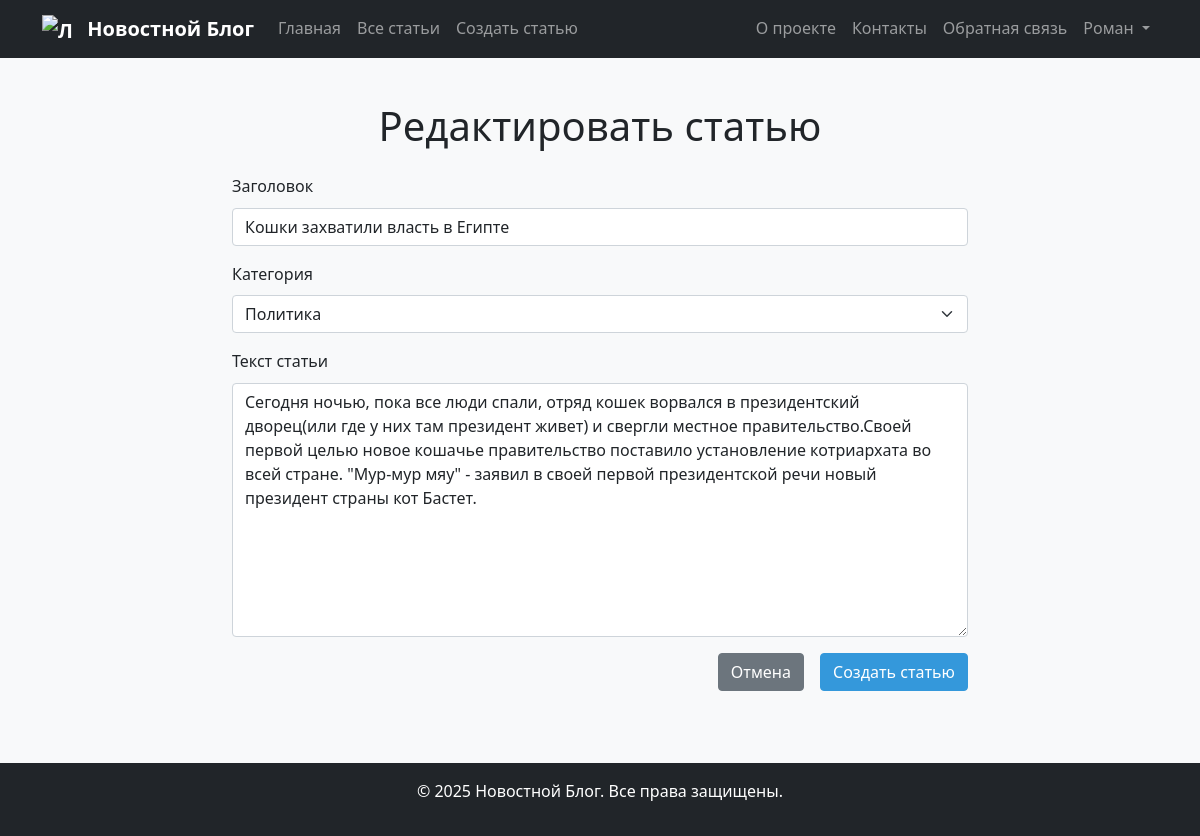
Page /edit-article/2 (signed in) on the committed database.
### models.py (models this page shows, shortened)
class User(UserMixin, db.Model):
    id = db.Column(db.Integer, primary_key=True)
    name = db.Column(db.String(100), nullable=False)
    email = db.Column(db.String(100), unique=True, nullable=False)
    hashed_password = db.Column(db.String(200), nullable=False)
    created_date = db.Column(db.DateTime, default=datetime.utcnow)
    articles = db.relationship('Article', backref='author', lazy=True)
    comments = db.relationship('Comment', backref='author', lazy=True)

class Article(db.Model):
    id = db.Column(db.Integer, primary_key=True)
    title = db.Column(db.String(200), nullable=False)
    text = db.Column(db.Text, nullable=False)
    category = db.Column(db.String(50), default='general')
    created_date = db.Column(db.DateTime, default=datetime.utcnow)
    user_id = db.Column(db.Integer, db.ForeignKey('user.id'), nullable=False)
    comments = db.relationship('Comment', backref='article', lazy=True, cascade='all, delete-orphan', order_by='Comment.date.desc()')

### app.py (the view, shortened to what this page needs)
@app.route('/edit-article/<int:id>', methods=['GET', 'POST'])
@login_required
def edit_article(id):
    article = Article.query.get_or_404(id)
    if article.author != current_user:
        flash('Вы можете редактировать только свои статьи', 'danger')
        return redirect(url_for('articles'))
    form = ArticleForm()
    form.title.data = article.title
    form.text.data = article.text
    form.category.data = article.category
    return render_template('edit_article.html', form=form, article=article)

### forms.py
class ArticleForm(FlaskForm):
    title = StringField('Заголовок', validators=[
        DataRequired(message='Введите заголовок статьи'),
        Length(min=5, max=200, message='Заголовок должен быть от 5 до 200 символов')
    ])
    text = TextAreaField('Текст статьи', validators=[
        DataRequired(message='Введите текст статьи'),
        Length(min=10, message='Текст статьи должен быть не менее 10 символов')
    ])
    category = SelectField('Категория', choices=[
        ('general', 'Общее'),
        ('politics', 'Политика'),
        ('technology', 'Технологии'),
        ('sports', 'Спорт'),
        ('culture', 'Культура')
    ], validators=[DataRequired()])
    submit = SubmitField('Создать статью')

### app.py (called while the page is built)
@login_manager.user_loader
def load_user(user_id):
    return User.query.get(int(user_id))

@app.context_processor
def inject_current_date():
    return {'current_date': date.today()}

### templates/edit_article.html (shortened to what this page needs)
{% extends "base.html" %}
{% block content %}
<div class="row justify-content-center">
    <div class="col-md-8">
        <h1 class="text-center mb-4">Редактировать статью</h1>
        <form method="POST">
            <div class="mb-3">
                {{ form.title.label(class="form-label") }}
                {{ form.title(class="form-control") }}
            </div>
            <div class="mb-3">
                {{ form.category.label(class="form-label") }}
                {{ form.category(class="form-select") }}
            </div>
            <div class="mb-3">
                {{ form.text.label(class="form-label") }}
                {{ form.text(class="form-control", rows=10) }}
            </div>
            <div class="d-grid gap-2 d-md-flex justify-content-md-end">
                <a href="{{ url_for('news_article', id=article.id) }}" class="btn btn-secondary me-md-2">Отмена</a>
                {{ form.submit(class="btn btn-primary") }}
            </div>
        </form>
    </div>
</div>
{% endblock %}

### templates/base.html (shortened to what this page needs)
<!DOCTYPE html>
<html lang="ru">
<head>
    <link href="https://cdn.jsdelivr.net/npm/bootstrap@5.1.3/dist/css/bootstrap.min.css" rel="stylesheet">
    <link rel="stylesheet" href="{{ url_for('static', filename='css/style.css') }}">
</head>
<body>
    <nav class="navbar navbar-expand-lg navbar-dark bg-dark">
        <div class="container">
            <a class="navbar-brand" href="{{ url_for('index') }}">
                <img src="{{ url_for('static', filename='images/logo.png') }}" alt="Логотип Новостного Блога" width="30" height="30" class="d-inline-block align-text-top">
                Новостной Блог
            </a>
            <div class="collapse navbar-collapse" id="navbarNav">
                <ul class="navbar-nav me-auto">
                    <li class="nav-item">
                        <a class="nav-link" href="{{ url_for('index') }}">Главная</a>
                    </li>
                    <li class="nav-item">
                        <a class="nav-link" href="{{ url_for('articles') }}">Все статьи</a>
                    </li>
                    {% if current_user.is_authenticated %}
                    <li class="nav-item">
                        <a class="nav-link" href="{{ url_for('create_article') }}">Создать статью</a>
                    </li>
                    {% endif %}
                </ul>
                <ul class="navbar-nav ms-auto">
                    <li class="nav-item">
                        <a class="nav-link" href="{{ url_for('about') }}">О проекте</a>
                    </li>
                    <li class="nav-item">
                        <a class="nav-link" href="{{ url_for('contact') }}">Контакты</a>
                    </li>
                    <li class="nav-item">
                        <a class="nav-link" href="{{ url_for('feedback') }}">Обратная связь</a>
                    </li>
                    {% if current_user.is_authenticated %}
                    <li class="nav-item dropdown">
                        <a class="nav-link dropdown-toggle" href="#" id="navbarDropdown" role="button" data-bs-toggle="dropdown">
                            {{ current_user.name }}
                        </a>
                    </li>
                    {% endif %}
                </ul>
            </div>
        </div>
    </nav>
    <main class="container my-4">
        {% block content %}{% endblock %}
    </main>
    <footer class="bg-dark text-white text-center py-3 mt-5">
        <div class="container">
            <p>&copy; 2025 Новостной Блог. Все права защищены.</p>
        </div>
    </footer>
</body>
</html>

### static/css/style.css (style rules this page uses)
body { font-family: 'Segoe UI', Tahoma, Geneva, Verdana, sans-serif; line-height: 1.6; background-color: #f8f9fa; display: flex; flex-direction: column; min-height: 100vh; }
main { flex: 1; }
.navbar-brand { font-weight: bold; }
.navbar-brand img { margin-right: 10px; }
.btn-primary { background-color: #3498db; border-color: #3498db; }
footer { margin-top: auto; }
body { font-family: 'Segoe UI', Tahoma, Geneva, Verdana, sans-serif; line-height: 1.6; background-color: #f8f9fa; display: flex; flex-direction: column; min-height: 100vh; margin: 0; padding: 0; }
main { flex: 1; padding-top: 20px; }

### rows in the picture
User: name "Роман"
Article: title "Кошки захватили власть в Египте", category "Политика", text "Сегодня ночью, пока все люди спали, отряд кошек ворвался в президентский дворец(или где у них там президент живет) и свергли местное правительство.Своей первой целью новое кошачье правительство поставило установление котриархата во всей стране. \"Мур-мур мяу\" - заявил в своей первой президентской речи новый президент страны кот Бастет."
